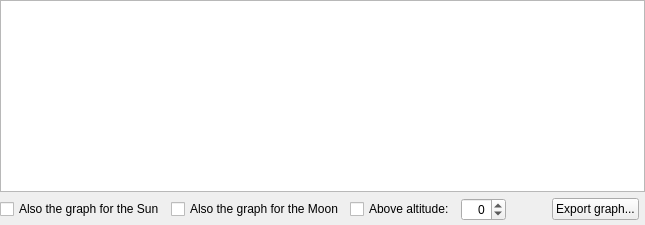
            <widget class="QWidget" name="tabAltVsTime">
             <attribute name="title">
              <string>Altitude vs. Time</string>
             </attribute>
             <layout class="QGridLayout" name="gridLayout_12">
              <property name="leftMargin">
               <number>0</number>
              </property>
              <property name="topMargin">
               <number>0</number>
              </property>
              <property name="rightMargin">
               <number>0</number>
              </property>
              <property name="bottomMargin">
               <number>4</number>
              </property>
              <item row="1" column="0">
               <layout class="QHBoxLayout" name="horizontalLayout_14">
                <item>
                 <widget class="QCheckBox" name="sunAltitudeCheckBox">
                  <property name="text">
                   <string>Also the graph for the Sun</string>
                  </property>
                 </widget>
                </item>
                <item>
                 <widget class="QCheckBox" name="moonAltitudeCheckBox">
                  <property name="text">
                   <string>Also the graph for the Moon</string>
                  </property>
                 </widget>
                </item>
                <item>
                 <widget class="QCheckBox" name="positiveAltitudeOnlyCheckBox">
                  <property name="toolTip">
                   <string>Draw only the part of the graph where altitude is greater than the value given in the right box.</string>
                  </property>
                  <property name="text">
                   <string>Above altitude:</string>
                  </property>
                 </widget>
                </item>
                <item>
                 <widget class="QSpinBox" name="positiveAltitudeLimitSpinBox">
                  <property name="maximumSize">
                   <size>
                    <width>75</width>
                    <height>16777215</height>
                   </size>
                  </property>
                  <property name="toolTip">
                   <string>Altitude limit in degrees</string>
                  </property>
                  <property name="alignment">
                   <set>Qt::AlignRight|Qt::AlignTrailing|Qt::AlignVCenter</set>
                  </property>
                  <property name="minimum">
                   <number>-85</number>
                  </property>
                  <property name="maximum">
                   <number>85</number>
                  </property>
                 </widget>
                </item>
                <item>
                 <spacer name="horizontalSpacer_18">
                  <property name="orientation">
                   <enum>Qt::Horizontal</enum>
                  </property>
                  <property name="sizeHint" stdset="0">
                   <size>
                    <width>40</width>
                    <height>20</height>
                   </size>
                  </property>
                 </spacer>
                </item>
                <item>
                 <widget class="QPushButton" name="exportAltVsTimePushButton">
                  <property name="text">
                   <string>Export graph...</string>
                  </property>
                 </widget>
                </item>
               </layout>
              </item>
              <item row="0" column="0" colspan="2">
               <widget class="QChartView" name="altVsTimeChartView">
                <property name="focusPolicy">
                 <enum>Qt::NoFocus</enum>
                </property>
                <property name="acceptDrops">
                 <bool>false</bool>
                </property>
               </widget>
              </item>
             </layout>
            </widget>
